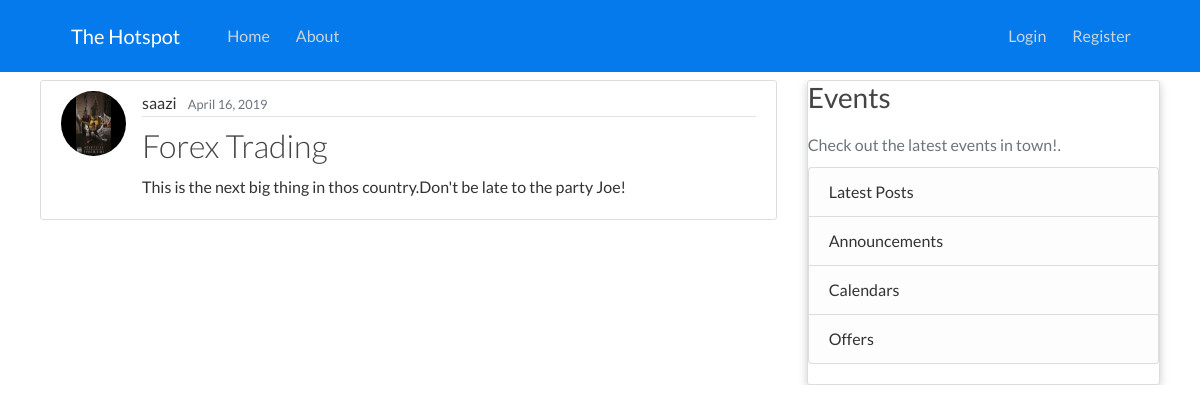
The app's page /post/1/ with its own data.
### blog/models.py (models this page shows, shortened)
class Post(models.Model):
    title = models.CharField(max_length=100)
    content = models.TextField()
    date_posted = models.DateTimeField(default=timezone.now)
    author = models.ForeignKey(User, on_delete=models.CASCADE)

### users/models.py (models this page shows, shortened)
class Profile(models.Model):
    user = models.OneToOneField(User, on_delete=models.CASCADE)
    image = models.ImageField(default='default.jpg', upload_to = 'profile_pics' )

### blog/views.py (the view)
# urls.py: path('post/<int:pk>/' , PostDetailView.as_view(), name= 'post-detail' ),
class PostDetailView(DetailView):
    model = Post

### blog/templates/blog/post_detail.html
{%  extends "blog/base.html" %}
{% block content %}
                <article class="media content-section">
                        <img src="{{ post.author.profile.image.url }}" class="rounded-circle article-img">
                      <div class="media-body">
                        <div class="article-metadata">
                          <a class="mr-2" href="#">{{ object.author }}</a>
                          <small class="text-muted">{{ object.date_posted | date:"F d, Y"}}</small>
                        </div>
                        <h2 class="article-title">{{ object.title }}</h2>
                        <p class="article-content">{{ object.content }}</p>
                      </div>
                </article>
{% endblock content %}

### blog/static/blog/style.css (style rules this page uses)
:root { --primary-color: #047aed; --secondary-color: #1c3fa8; --dark-color: #002240; --light-color: #f4f4f4; --success-color: #5cb85c; --error-color: #d9534f; --pegasus-color: #4380B8; }
* { box-sizing: border-box; margin: 0; padding: 0; }
body { font-family: "Lato", sans-serif, Helvetica, Arial; color: #333; line-height: 1.5; }
a { text-decoration: none; color: #333; }
h1, h2 { font-weight: 300; line-height: 1.2; margin: 10px 0; }
p { margin: 10px 0; }
img { width: 100%; }

### blog/static/blog/main.css (style rules this page uses)
body { color: #333333; margin-top: 5rem; }
h1, h2, h3, h4, h5, h6 { color: #444444; }
.content-section { background: #ffffff; padding: 10px 20px; border: 1px solid #dddddd; border-radius: 3px; margin-bottom: 20px; }
.article-title { color: #444444; }
.article-content { white-space: pre-line; }
.article-img { height: 65px; width: 65px; margin-right: 16px; }
.article-metadata { padding-bottom: 1px; margin-bottom: 4px; border-bottom: 1px solid #e3e3e3 }

### records on screen
Post: author.profile.image (picture), author "saazi", date_posted "April 16, 2019", title "Forex Trading", content "This is the next big thing in thos country.Don't be late to the party Joe!"
